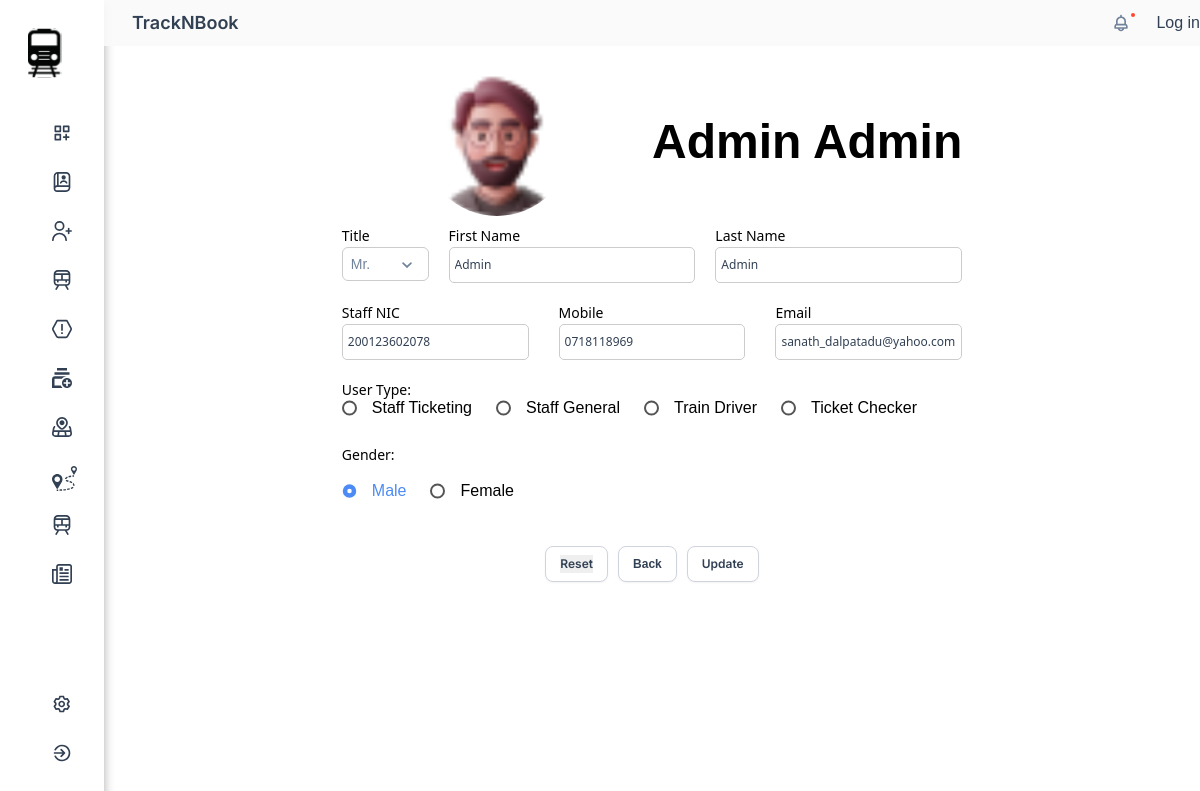
Before: /public/admin/updateUser/2 with the older database file.
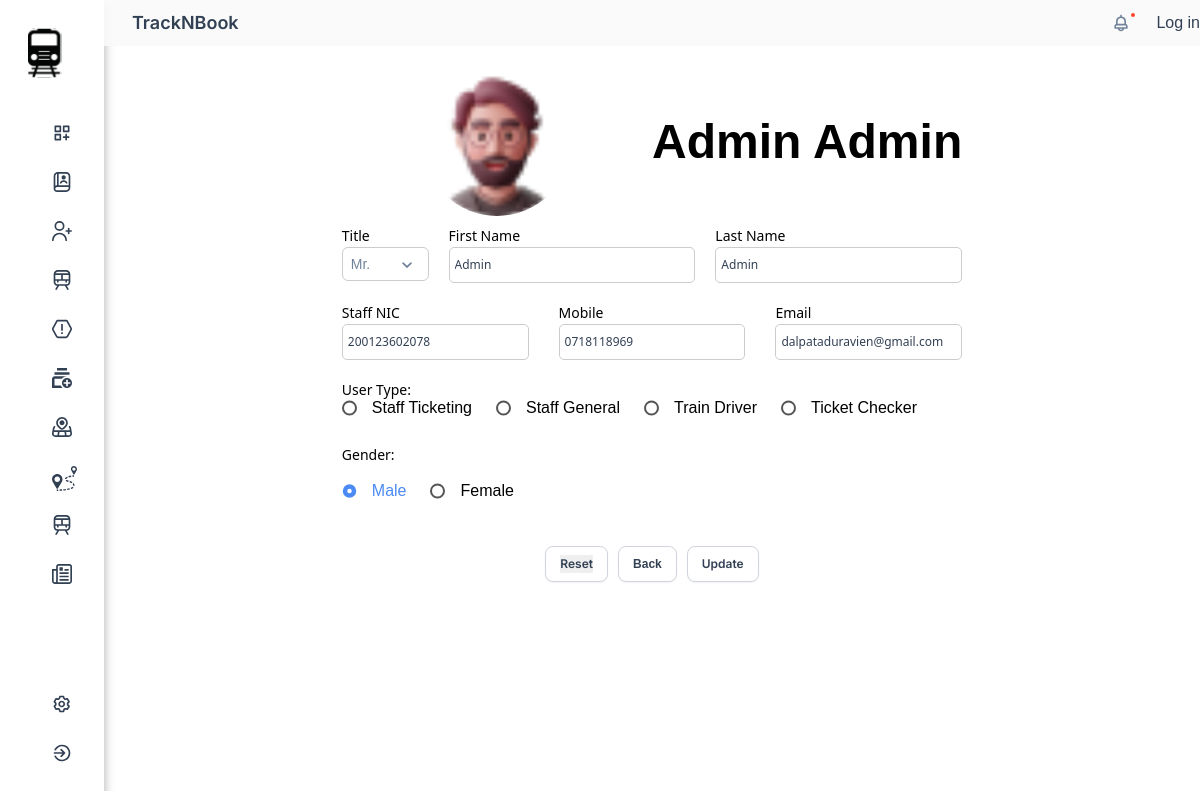
After: the same page with the newer database file.
### tables this page shows
CREATE TABLE `tbl_user` (
  `user_id` int(11) NOT NULL,
  `user_title` varchar(10) NOT NULL,
  `user_first_name` varchar(50) NOT NULL,
  `user_last_name` varchar(50) NOT NULL,
  `user_phone_number` varchar(13) NOT NULL,
  `user_type` varchar(20) NOT NULL,
  `user_gender` varchar(10) NOT NULL,
  `user_email` varchar(50) NOT NULL,
  `user_nic` bigint(20) NOT NULL,
  `user_is_email_verified` tinyint(1) NOT NULL
);

### private/controllers/Admin.php (called while the page is built, shortened)
<?php
class Admin extends Controller
{
    function updateUser($id = '')
    {
        $user = new Users();
        $data = array();
        $data['user'] = $user->whereOne('user_id', $id);
        $this->view('update.user.admin', $data);
    }
}

### private/core/app.php (called while the page is built, shortened)
<?php
class App
{
    protected $method = 'index';
    public function __construct()
    {
        $URL = $this->getURL();
        if (file_exists("../private/controllers/" . $URL[0] . ".php" )) {
            unset( $URL[0]);
        }
        $this->controller = new $this->controller();
        if (isset($URL[1]) && method_exists($this->controller, $URL[1]))
        {
            $this->method = ucfirst($URL[1]);
            unset( $URL[1]);
        }
        $URL = array_values($URL);
        $this->params = $URL;
        call_user_func_array(array($this->controller,$this->method), $this->params);
    }
    private function getURL()
    {
        $url = isset($_GET['url']) ? $_GET['url'] : "home";
        return explode("/",  filter_var(trim($url, "/"), FILTER_SANITIZE_URL));
    }
}
?>

### public/index.php (called while the page is built, shortened)
<?php
$app = new App;
?>

### private/core/database.php (called while the page is built, shortened)
<?php
class Database
{
    protected function connect()
    {
        $string = DBDRIVER . ":host=" . DBHOST . ";dbname=" . DBNAME;
        if (!$con = new PDO($string, DBUSER, DBPASS)) {
            die("database connection faild");
        }
        return $con;
    }
    public function query($query, $data = array(), $data_type = "object")
    {
        try {
            $con = $this->connect();
            $stm = $con->prepare($query);
            if ($stm) {
                $check = $stm->execute($data);
                if ($check) {
                    if ($data_type == "object") {
                        $data = $stm->fetchAll(PDO::FETCH_OBJ);
                    } elseif ($data_type == "array") {
                        $data = $stm->fetchAll(PDO::FETCH_ASSOC);
                    }
                    if (is_array($data) && count($data) > 0) {
                        return $data;
                    }
                }
            }
        } catch (PDOException $e) {
            die($e);
        }
        return false;
    }
}

### private/core/model.php (called while the page is built, shortened)
<?php
class Model extends Database
{
    public function whereOne($column, $value)
    {
        $column = addslashes($column);
        $query = "select * from $this->table where $column = :value";
        $data = $this->query($query, [
            'value' => $value
        ]);
        if (is_array($data)) {
            $data = $data[0];
        }
        return $data;
    }
}

### private/views/update.user.admin.view.php (the view, shortened to what the rows shown need)
<?php
if(!isset($data['errors'])){
    $data['errors'] = array();
}
?>
<body>
    <div class="column-left">
        <main>
            <div class="container">
                <div class="row">
                    <div class="col-8 center-col table profile">
                        <div class="row mb-10">
                            <div class="col-6">
                                <div class="profile-img d-flex flex-column align-items-center justify-content-center">
                                    <img src="<?= ASSETS ?>images/avatar1.png" alt="profile img">
                                </div>
                            </div>
                            <div class="col-6 d-flex align-items-center">
                                <div class="profile-name">
                                    <h2><?=ucfirst($data['user']->user_first_name) . " " . ucfirst($data['user']->user_last_name) ?></h2>
                                </div>
                            </div>
                        </div>
                        <form action="" method="post" class="profile">
                            <div class="row g-20 mb-20">
                                <div class="col-2">
                                    <div class="text-inputs">
                                        <div class="input-text-label">Title</div>
                                        <div class="width-fill">
                                        </div>
                                    </div>
                                </div>
                                <div class="col-5">
                                    <div class="text-inputs">
                                        <div class="input-text-label">First Name</div>
                                        <div class="input-field">
                                            <div class="text">
                                                <input type="text" class="type-here" placeholder="Type here" name="user_first_name" value="<?=$data['user']->user_first_name?>">
                                            </div>
                                        </div>
                                    </div>
                                </div>
                                <div class="col-5">
                                    <div class="text-inputs">
                                        <div class="input-text-label">Last Name</div>
                                        <div class="input-field">
                                            <div class="text">
                                                <input type="text" class="type-here" placeholder="Type here" name="user_last_name" value="<?=$data['user']->user_last_name?>">
                                            </div>
                                        </div>
                                    </div>
                                </div>
                            </div>
                            <div class="row g-30 mb-20">
                                <div class="col-4">
                                    <div class="text-inputs">
                                        <div class="input-text-label">Staff NIC</div>
                                        <div class="input-field">
                                            <div class="text">
                                                <input type="text" class="type-here" placeholder="Type here" name="user_nic" value="<?=$data['user']->user_nic?>">
                                            </div>
                                        </div>
                                    </div>
                                </div>
                                <div class="col-4">
                                    <div class="text-inputs">
                                        <div class="input-text-label">Mobile</div>
                                        <div class="input-field">
                                            <div class="text">
                                                <input type="text" class="type-here" placeholder="Type here" name="user_phone_number" value="<?=$data['user']->user_phone_number?>">
                                            </div>
                                        </div>
                                    </div>
                                </div>
                                <div class="col-4">
                                    <div class="text-inputs">
                                        <div class="input-text-label">Email</div>
                                        <div class="input-field">
                                            <div class="text">
                                                <input type="text" class="type-here" placeholder="Type here" name="user_email" value="<?=$data['user']->user_email?>">
                                            </div>
                                        </div>
                                    </div>
                                </div>
                            </div>
                            <div class="row">
                                <div class="col-4">
                                    <div class="text-inputs">
                                        <div class="input-text-label">User Type:</div>
                                    </div>
                                </div>
                                <div class="col-12 d-flex justify-content-start">
                                    <div class="radio-buttons-container">
                                        <div class="radio-button">
                                            <label for="radio1" class="radio-button__label <?php echo (array_key_exists('user_type', $data['errors'])) ? 'red' : ''; ?>">
                                                <span class="radio-button__custom"></span>
                                                Staff Ticketing
                                            </label>
                                        </div>
                                        <div class="radio-button">
                                            <label for="radio2" class="radio-button__label <?php echo (array_key_exists('user_type', $data['errors'])) ? 'red' : ''; ?>">
                                                <span class="radio-button__custom"></span>
                                                Staff General
                                            </label>
                                        </div>
                                        <div class="radio-button">
                                            <label for="radio3" class="radio-button__label <?php echo (array_key_exists('user_type', $data['errors'])) ? 'red' : ''; ?>">
                                                <span class="radio-button__custom"></span>
                                                Train Driver
                                            </label>
                                        </div>
                                        <div class="radio-button">
                                            <label for="radio4" class="radio-button__label <?php echo (array_key_exists('user_type', $data['errors'])) ? 'red' : ''; ?>">
                                                <span class="radio-button__custom"></span>
                                                Ticket Checker
                                            </label>
                                        </div>
                                    </div>
                                </div>
                            </div>
                            <br>
                            <div class="row">
                                <div class="col-4">
                                    <div class="text-inputs">
                                        <div class="input-text-label">Gender:</div>
                                    </div><br>
                                </div>
                                <div class="col-12 d-flex justify-content-start">
                                    <div class="radio-buttons-container">
                                        <div class="radio-button">
                                            <label for="radio5" class="radio-button__label <?php echo (array_key_exists('user_gender', $data['errors'])) ? 'red' : ''; ?>">
                                                <span class="radio-button__custom"></span>
                                                Male
                                            </label>
                                        </div>
                                        <div class="radio-button">
                                            <label for="radio6" class="radio-button__label <?php echo (array_key_exists('user_gender', $data['errors'])) ? 'red' : ''; ?>">
                                                <span class="radio-button__custom"></span>
                                                Female
                                            </label>
                                        </div>
                                    </div>
                                </div>
                            </div><br><br>
                            <div class="row">
                                <div class="col-12 d-flex justify-content-center g-10">
                                    <div class="button-base">
                                        <input class="text" type="reset" value="Reset" name="submit">
                                    </div>
                                    <div class="button-base">
                                        <a href="<?= ROOT ?>admin/getusers">Back</a>
                                    </div>
                                    <div class="button-base">
                                        <input class="text" type="submit" value="Update" name="update">
                                    </div>
                                </div>
                            </div>
                        </form>
                    </div>
                </div>
            </div>
        </main>
    </div>
</body>
</html>

Changed rows visible on the page:
changed tbl_user "Admin": user_email "sanath_dalpatadu@yahoo.com" → "dalpataduravien@gmail.com"
